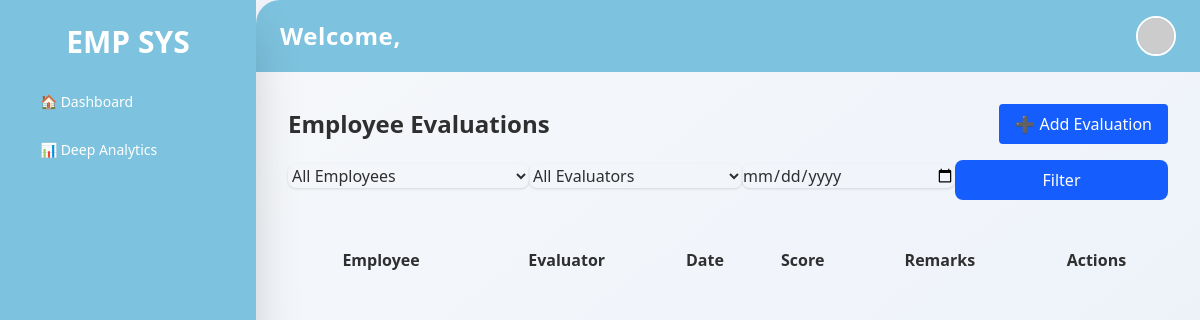
Page /evaluations/ (signed in) on the earlier database version.
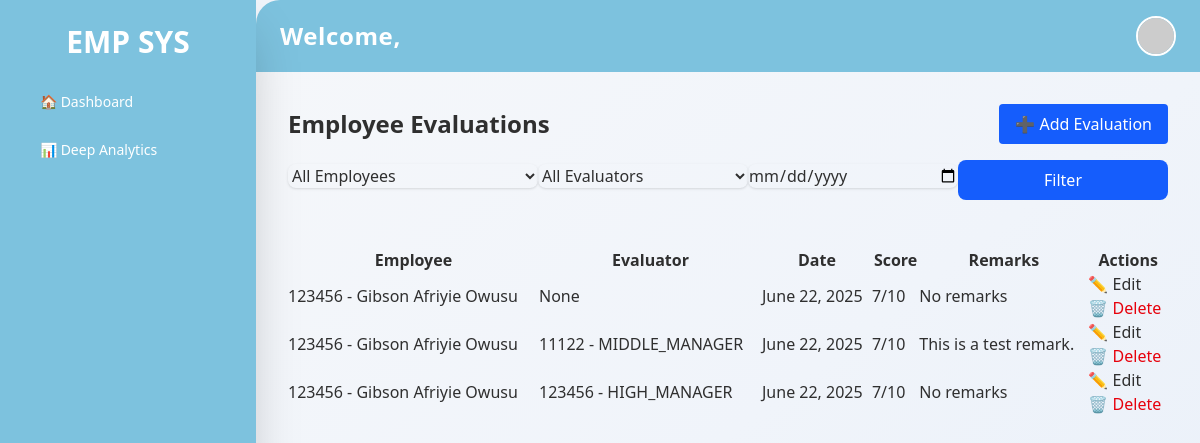
Same page on the later database version.
### performance_app/models.py (models this page shows, shortened)
class Evaluation(models.Model):
    employee = models.ForeignKey(EmployeeProfile, on_delete=models.CASCADE)
    evaluator = models.ForeignKey(User, on_delete=models.CASCADE, null=True, blank=True)  # Typically a manager
    date = models.DateField(auto_now_add=True)
    remarks = models.TextField()
    performance_score = models.IntegerField()  # 1–10 scale or similar
    data_created = models.DateTimeField(auto_now_add=True, blank=True, null=True)
    data_updated = models.DateTimeField(auto_now=True, blank=True, null=True)
    created_by = models.ForeignKey(User, related_name='created_profiles', on_delete=models.CASCADE, null=True, blank=True)
    updated_by = models.ForeignKey(User, related_name='updated_profiles', on_delete=models.CASCADE, null=True, blank=True)

class EmployeeProfile(models.Model):
    user = models.OneToOneField(User, on_delete=models.CASCADE)
    first_name = models.CharField(max_length=100, blank=True, null=True)
    last_name = models.CharField(max_length=100, blank=True, null=True)
    department = models.CharField(max_length=100)
    job_title = models.CharField(max_length=100)
    date_hired = models.DateField()
    phone = models.CharField(max_length=15, blank=True, null=True)
    address = models.TextField(null=True, blank=True)
    emergency_contact_name = models.CharField(max_length=100, null=True, blank=True)
    emergency_contact_phone = models.CharField(max_length=15, null=True, blank=True)
    emergency_relationship = models.CharField(max_length=50, null=True, blank=True)
    data_created = models.DateTimeField(auto_now_add=True, blank=True, null=True)
    data_updated = models.DateTimeField(auto_now=True, blank=True, null=True)
    created_by = models.ForeignKey(User, related_name='created_employee', on_delete=models.CASCADE, null=True, blank=True)
    updated_by = models.ForeignKey(User, related_name='updated_employee', on_delete=models.CASCADE, null=True, blank=True)
    def __str__(self):
        return f"{self.user.employee_id} - {self.first_name} {self.last_name}"

class User(AbstractBaseUser, PermissionsMixin):
    ROLE_CHOICES = [
        ('HR', 'HR'),
        ('HIGH_MANAGER', 'High Level Manager'),
        ('MIDDLE_MANAGER', 'Middle Level Manager'),
        ('MANAGER', 'Low Level Manager'),
        ('EMPLOYEE', 'Employee'),
    ]
    employee_id = models.CharField(max_length=20, unique=True)
    role = models.CharField(max_length=20, choices=ROLE_CHOICES)
    branch = models.CharField(max_length=100, blank=True, null=True)
    is_active = models.BooleanField(default=True)
    is_staff = models.BooleanField(default=False)
    USERNAME_FIELD = 'employee_id'
    REQUIRED_FIELDS = []
    objects = CustomUserManager()
    def __str__(self):
        return f"{self.employee_id} - {self.role}"

### performance_app/views.py (the view)
# urls.py: path('evaluations/', views.evaluation_list, name='evaluation_list'),
@login_required
def evaluation_list(request):
    evaluations = Evaluation.objects.select_related('employee', 'evaluator').order_by('-date')
    employees = EmployeeProfile.objects.all()
    evaluators = User.objects.filter(is_staff=True)  # assuming managers are staff users
    employee_id = request.GET.get('employee')
    evaluator_id = request.GET.get('evaluator')
    date = request.GET.get('date')
    if employee_id:
        evaluations = evaluations.filter(employee_id=employee_id)
    if evaluator_id:
        evaluations = evaluations.filter(evaluator_id=evaluator_id)
    if date:
        evaluations = evaluations.filter(date=date)
    return render(request, 'dashboard/low_level_manager/evaluation.html', {
        'evaluations': evaluations,
        'employees': employees,
        'evaluators': evaluators,
        'selected_employee': int(employee_id) if employee_id else None,
        'selected_evaluator': int(evaluator_id) if evaluator_id else None,
        'selected_date': date,
    })

### theme/templates/dashboard/low_level_manager/evaluation.html (shortened to what this page needs)
{% extends 'base.html' %}
{% block content %}
<div class="container mx-auto py-6">
    <div class="flex justify-between items-center mb-4">
        <h2 class="text-2xl font-bold">Employee Evaluations</h2>
        <a href="{% url 'add_evaluation' %}" class="bg-blue-600 text-white px-4 py-2 rounded hover:bg-blue-700 transition">➕ Add Evaluation</a>
    </div>
    <form method="get" class="mb-8">
        <div class="flex flex-wrap md:flex-nowrap items-end gap-4">
            <div class="flex flex-col w-full md:w-1/4">
                <select name="employee" id="employee"
                        class="mt-1 border-gray-300 focus:ring-blue-500 focus:border-blue-500 rounded-lg shadow-sm">
                    <option value="">All Employees</option>
                </select>
            </div>
            <div class="flex flex-col w-full md:w-1/4">
                <select name="evaluator" id="employee"
                        class="mt-1 border-gray-300 focus:ring-blue-500 focus:border-blue-500 rounded-lg shadow-sm">
                    <option value="">All Evaluators</option>
                </select>
            </div>
            <div class="flex flex-col w-full md:w-1/4">
                <input type="date" name="date" id="date" value="{{ end_date }}"
                       class="mt-1 border-gray-300 focus:ring-blue-500 focus:border-blue-500 rounded-lg shadow-sm">
            </div>
            <div class="flex flex-col w-full md:w-auto">
                <button type="submit"
                        class="bg-blue-600 hover:bg-blue-700 text-white px-4 py-2 mt-[28px] rounded-lg shadow transition whitespace-nowrap">
                    Filter
                </button>
            </div>
        </div>
    </form><br><br>
    <table id="evaluationTable" class="display w-full">
        <thead class="bg-gray-200">
            <tr>
                <th>Employee</th>
                <th>Evaluator</th>
                <th>Date</th>
                <th>Score</th>
                <th>Remarks</th>
                <th>Actions</th>
            </tr>
        </thead>
        <tbody>
            {% for eval in evaluations %}
            <tr>
                <td>{{ eval.employee }}</td>
                <td>{{ eval.evaluator }}</td>
                <td>{{ eval.date }}</td>
                <td>{{ eval.performance_score }}/10</td>
                <td>{{ eval.remarks|truncatechars:50 }}</td>
                <td class="space-x-2">
                    <a href="{% url 'edit_evaluation' eval.pk %}" class="bg-yellow-500 px-2 py-1 rounded text-black hover:bg-yellow-600 transition">✏️ Edit</a>
                    <form method="POST" action="{% url 'delete_evaluation' eval.pk %}" class="inline">
                        <button type="submit" class="bg-red-600 px-2 py-1 rounded text-red-600 hover:bg-red-700 transition"
                            onclick="return confirm('Are you sure you want to delete this evaluation?');">
                            🗑️ Delete
                        </button>
                    </form>
                </td>
            </tr>
            {% endfor %}
        </tbody>
    </table>
</div>
{% endblock %}

### theme/templates/base.html (shortened to what this page needs)
{% load static tailwind_tags %}
<!DOCTYPE html>
<html lang="en">
<head>
    {% tailwind_css %}
</head>
<body class="bg-[#F0F4FA] font-sans text-[#2F2F2F] min-h-screen">
<div class="flex h-screen" x-data="{ sidebarOpen: false }">
    <aside :class="sidebarOpen ? 'block' : 'hidden md:block'" class="sidebar-gradient w-64 text-white shadow-2xl z-40">
        <div class="p-6 flex flex-col justify-between h-full">
            <div>
                <h2 class="text-3xl font-extrabold text-center mb-6"> EMP SYS</h2>
                <nav class="space-y-3 text-sm">
                    {% if user.role == "HR" %}
                        <a href="{% url 'dashboard' %}" class="block px-4 py-2 rounded-md hover:bg-white hover:text-[#1D2671] transition btn-hover">🏠 Dashboard</a>
                        <a href="{% url 'employee_management' %}" class="block px-4 py-2 rounded-md hover:bg-white hover:text-[#1D2671] btn-hover">👥 Employee Mgmt</a>
                        <a href="{% url 'performance_record_list' %}" class="block px-4 py-2 rounded-md hover:bg-white hover:text-[#1D2671] btn-hover">📈 Performance</a>
                        <a href="{% url 'analytics' %}" class="block px-4 py-2 rounded-md hover:bg-white hover:text-[#1D2671] btn-hover">📊 Analytics</a>
                    {% elif user.role == "HIGH_MANAGER" %}
                        <a href="{% url 'dashboard' %}" class="block px-4 py-2 rounded-md hover:bg-white hover:text-[#1D2671] transition btn-hover">🏠 Dashboard</a>
                        <a href="{% url 'deep_analytics' %}" class="block px-4 py-2 rounded-md hover:bg-white hover:text-[#1D2671] btn-hover">📊 Deep Analytics</a>
                    {% endif %}
                </nav>
            </div>
        </div>
    </aside>
    <div class="flex-1 flex flex-col bg-white shadow-inner overflow-hidden rounded-tl-3xl">
        <header class="flex items-center justify-between px-6 py-4 gradient-bg text-white shadow-lg">
            <div class="flex items-center space-x-4">
                <h1 class="text-2xl font-bold tracking-wide">Welcome, {{ request.session.first_name }} </h1>
            </div>
            <div class="relative" x-data="{ open: false }">
                <button @click="open = !open" class="flex items-center space-x-2 hover:scale-105 transition focus:outline-none">
                    <img class="h-10 w-10 rounded-full border-2 border-white"
                         src="https://ui-avatars.com/api/?name={{ user }}"
                         alt="Avatar">
                </button>
            </div>
        </header>
        <main class="flex-1 overflow-y-auto p-8 bg-gradient-to-br from-[#f5f7fa] via-[#f0f4fa] to-[#e8eff9] fade-in">
            {% block content %}{% endblock %}
        </main>
    </div>
</div>
<link rel="stylesheet" href="https://cdn.datatables.net/v/dt/jszip-2.5.0/dt-1.13.6/b-2.4.2/b-html5-2.4.2/datatables.min.css"/>
</body>
</html>

### theme/templates/base.html (style rules this page uses)
.gradient-bg { background: linear-gradient(to right, #7dc2de, #7dc2de); }
.sidebar-gradient { background: linear-gradient(to bottom, #7dc2de, #7dc2de); }
.fade-in { animation: fadeIn 0.4s ease-in-out; }

Differences in the rows shown:
added Evaluation: employee "123456 - Gibson Afriyie Owusu", evaluator "None", date "June 22, 2025", performance_score "7", remarks "No remarks"
added Evaluation: employee "123456 - Gibson Afriyie Owusu", evaluator "11122 - MIDDLE_MANAGER", date "June 22, 2025", performance_score "7", remarks "This is a test remark."
added Evaluation: employee "123456 - Gibson Afriyie Owusu", evaluator "123456 - HIGH_MANAGER", date "June 22, 2025", performance_score "7", remarks "No remarks"
